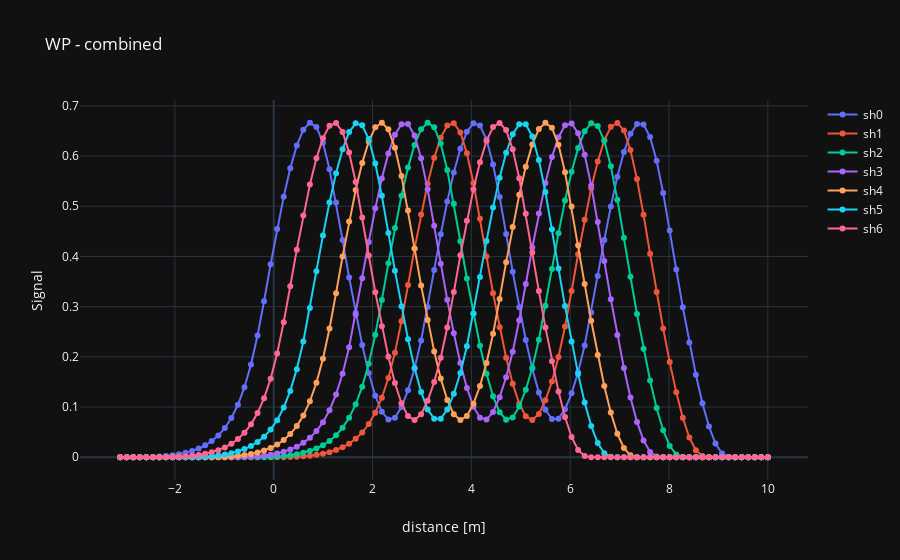

The cell this chart's notebook holds for it:
### Code cell
data = [None] * shutter_per_cycle # Generate blank list with length equal number of shutters
for i in range(shutter_per_cycle):
    data[i] = go.Scatter(x=shutters['dist'], y=shutters['sh_comb'+str(i)],
                          mode='lines+markers',  # Select 'lines', 'markers' or 'lines+markers'
                          name='sh'+str(i))

layout = dict(title='WP - combined',
              xaxis=dict(title='distance [m]',type='linear'),  # Select 'log' or 'linear'
              yaxis=dict(title='Signal',type='linear'),  # Select 'log' or 'linear'
              template='plotly_dark')

iplot(dict(data=data, layout=layout))
